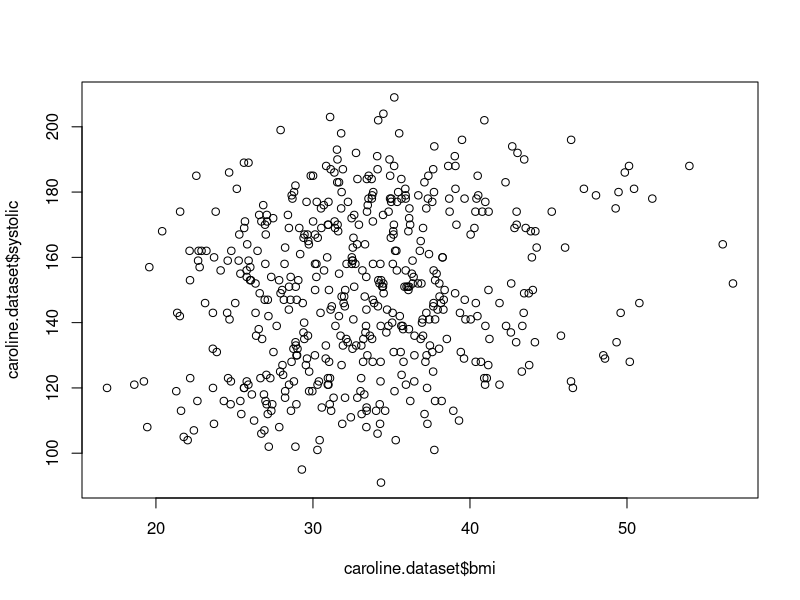
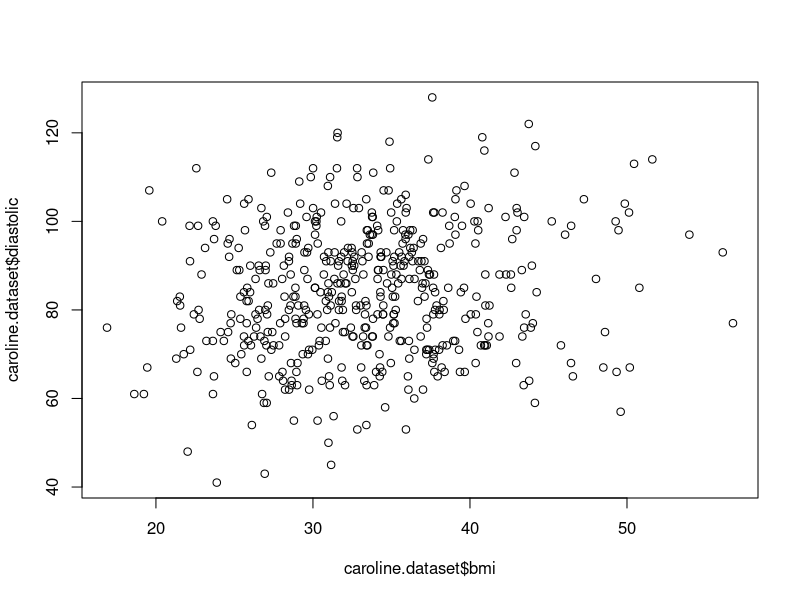
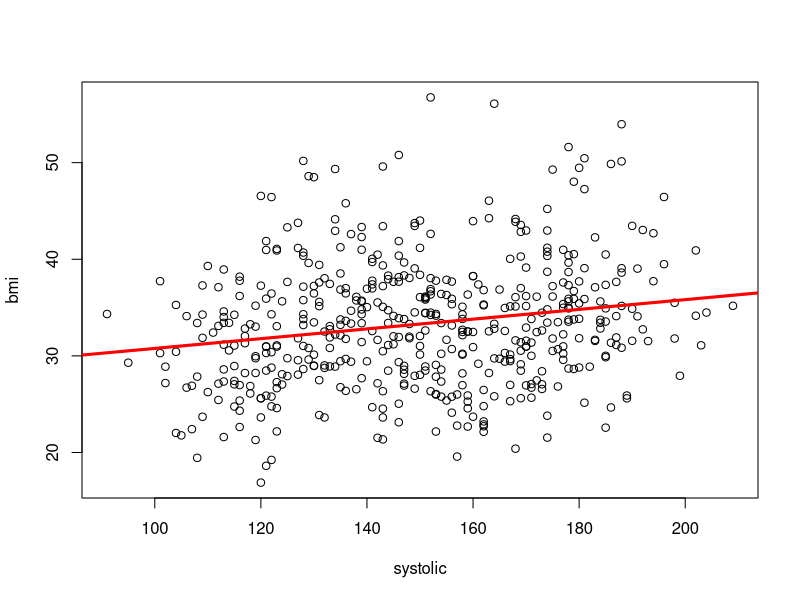
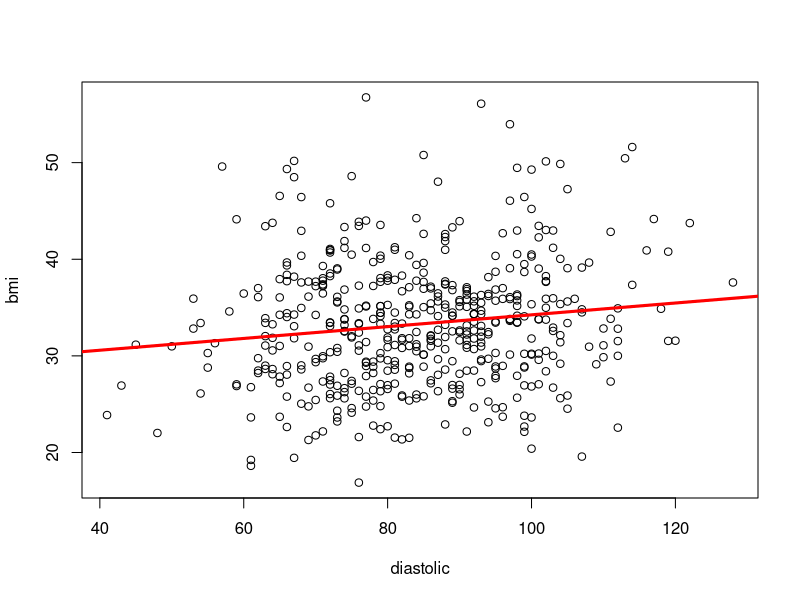

Recreate these plots in R, in order.
## ---- chunk 1
knitr::opts_chunk$set(echo = TRUE)
caroline.dataset <- read.csv("caroline-dataset.csv")
## ---- chunk 2
summary(caroline.dataset)
## ---- chunk 3
plot(caroline.dataset$bmi, caroline.dataset$systolic)
## ---- chunk 4
plot(caroline.dataset$bmi, caroline.dataset$diastolic)
## ---- chunk 5
plot(bmi ~ systolic, data=caroline.dataset)

regrline <- lm(bmi ~ systolic, data=caroline.dataset)

abline(regrline, lwd=3, col='red')

summary (regrline)
## ---- chunk 6
plot(bmi ~ diastolic, caroline.dataset)

regrline <- lm(bmi ~ diastolic, caroline.dataset)

abline(regrline, lwd=3, col='red')

summary (regrline)
